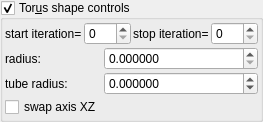
    <widget class="MyGroupBox" name="groupCheck_transf_function_enabledT_false">
     <property name="title">
      <string>Tor&amp;us shape controls</string>
     </property>
     <property name="checkable">
      <bool>true</bool>
     </property>
     <layout class="QVBoxLayout" name="verticalLayout_20" stretch="0,0">
      <property name="spacing">
       <number>2</number>
      </property>
      <property name="leftMargin">
       <number>2</number>
      </property>
      <property name="topMargin">
       <number>2</number>
      </property>
      <property name="rightMargin">
       <number>2</number>
      </property>
      <property name="bottomMargin">
       <number>2</number>
      </property>
      <item>
       <layout class="QHBoxLayout" name="horizontalLayout_7" stretch="0,1,0,1">
        <property name="topMargin">
         <number>0</number>
        </property>
        <item>
         <widget class="QLabel" name="label_80">
          <property name="text">
           <string>start iteration=</string>
          </property>
          <property name="wordWrap">
           <bool>true</bool>
          </property>
         </widget>
        </item>
        <item>
         <widget class="MySpinBox" name="spinboxInt_transf_start_iterations_T">
          <property name="sizePolicy">
           <sizepolicy hsizetype="Minimum" vsizetype="Maximum">
            <horstretch>0</horstretch>
            <verstretch>0</verstretch>
           </sizepolicy>
          </property>
          <property name="minimum">
           <number>0</number>
          </property>
          <property name="maximum">
           <number>999</number>
          </property>
          <property name="value">
           <number>0</number>
          </property>
         </widget>
        </item>
        <item>
         <widget class="QLabel" name="label_65">
          <property name="text">
           <string>stop iteration=</string>
          </property>
          <property name="wordWrap">
           <bool>true</bool>
          </property>
         </widget>
        </item>
        <item>
         <widget class="MySpinBox" name="spinboxInt_transf_stop_iterations_T">
          <property name="sizePolicy">
           <sizepolicy hsizetype="Preferred" vsizetype="Maximum">
            <horstretch>0</horstretch>
            <verstretch>0</verstretch>
           </sizepolicy>
          </property>
          <property name="maximum">
           <number>999</number>
          </property>
         </widget>
        </item>
       </layout>
      </item>
      <item>
       <layout class="QGridLayout" name="gridLayout_18" columnstretch="0,1">
        <property name="spacing">
         <number>2</number>
        </property>
        <item row="0" column="0">
         <widget class="QLabel" name="label_18">
          <property name="text">
           <string>radius:</string>
          </property>
         </widget>
        </item>
        <item row="1" column="0">
         <widget class="QLabel" name="label_17">
          <property name="text">
           <string>tube radius:</string>
          </property>
         </widget>
        </item>
        <item row="2" column="0">
         <widget class="MyCheckBox" name="checkBox_transf_function_enabledSw_false">
          <property name="text">
           <string>swap axis XZ</string>
          </property>
         </widget>
        </item>
        <item row="0" column="1">
         <widget class="MyDoubleSpinBox" name="spinbox_transf_offsetT_1">
          <property name="sizePolicy">
           <sizepolicy hsizetype="Minimum" vsizetype="Maximum">
            <horstretch>0</horstretch>
            <verstretch>0</verstretch>
           </sizepolicy>
          </property>
          <property name="prefix">
           <string/>
          </property>
          <property name="suffix">
           <string/>
          </property>
          <property name="decimals">
           <number>6</number>
          </property>
          <property name="minimum">
           <double>0.000000000000000</double>
          </property>
          <property name="maximum">
           <double>99.998999999999995</double>
          </property>
          <property name="singleStep">
           <double>0.100000000000000</double>
          </property>
         </widget>
        </item>
        <item row="1" column="1">
         <widget class="MyDoubleSpinBox" name="spinbox_transf_offset_05">
          <property name="sizePolicy">
           <sizepolicy hsizetype="Minimum" vsizetype="Maximum">
            <horstretch>0</horstretch>
            <verstretch>0</verstretch>
           </sizepolicy>
          </property>
          <property name="prefix">
           <string/>
          </property>
          <property name="suffix">
           <string/>
          </property>
          <property name="decimals">
           <number>6</number>
          </property>
          <property name="minimum">
           <double>-100000.000000000000000</double>
          </property>
          <property name="maximum">
           <double>100000.000000000000000</double>
          </property>
          <property name="singleStep">
           <double>0.100000000000000</double>
          </property>
         </widget>
        </item>
       </layout>
      </item>
     </layout>
    </widget>
